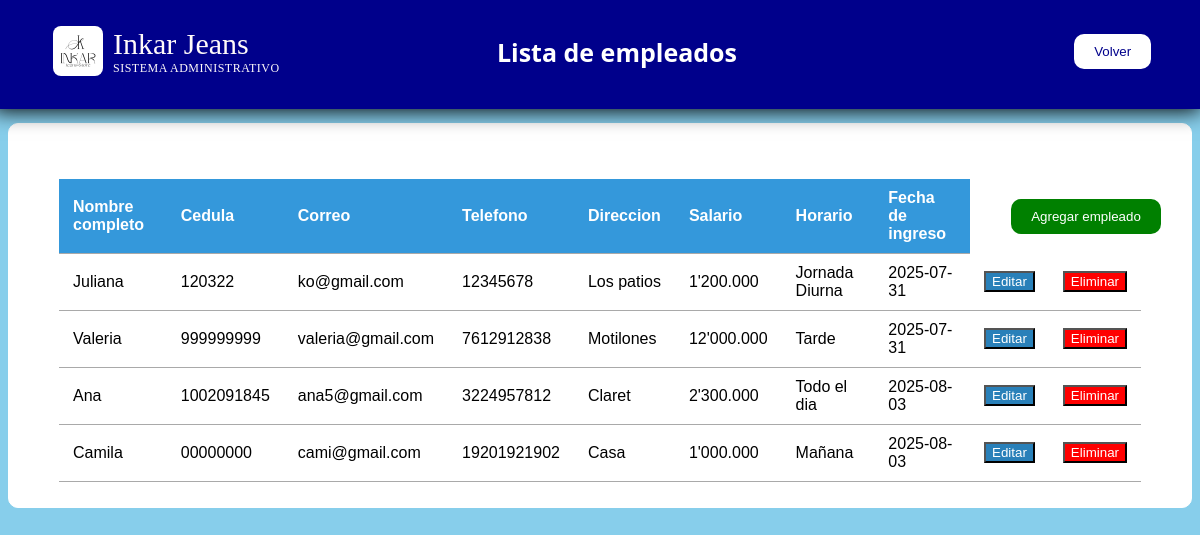
The app's page /empleados with its own data.
### app.py (models this page shows)
class Empleado(tablita):
    __tablename__="Empleados"
    id=Column(Integer, primary_key=True)
    nombre=Column(String(50), nullable=False)
    cedula=Column(String(50), nullable=False)
    correo=Column(String(50), nullable=False)
    telefono=Column(String(50), nullable=False)
    direccion=Column(String(50), nullable=False)
    salario=Column(String(50), nullable=False)
    horario=Column(String(50), nullable=False)
    fechaingreso=Column(String(50), default=datetime.now().strftime("%Y-%m-%d"))
    horas_trabajadas = relationship("HorasTrabajadas", back_populates="empleado", cascade="all, delete-orphan")

### app.py (the view)
@app.route('/empleados')
def empleados():
    lista_empleados=session.query(Empleado).all()
    return render_template('empleados.html', empleados=lista_empleados)

### templates/empleados.html (shortened to what this page needs)
<!DOCTYPE html>
<html>
    <head>
        <link rel="stylesheet" href="{{url_for('static', filename='empleados.css')}}">
    </head>
    <body>
        <div class="contenedor">
            <div class="logo">
                <img src="{{url_for('static', filename='imgs/logoInkar.jpg')}}">
                <div class="titu">
                    Inkar Jeans<br>
                    <span>SISTEMA ADMINISTRATIVO</span>
                </div>
            </div>
            <h2 class="texnav">Lista de empleados</h2>
            <a href="{{url_for('administracion')}}"><button class="botonvolver">Volver</button></a>
        </div>
        <section class="panel">
            <a href="{{url_for('agregar_empleado')}}"><button class="agregaremple">Agregar empleado</button></a>
            <table>
                <thead>
                    <tr>
                        <th>Nombre completo</th>
                        <th>Cedula</th>
                        <th>Correo</th>
                        <th>Telefono</th>
                        <th>Direccion</th>
                        <th>Salario</th>
                        <th>Horario</th>
                        <th>Fecha de ingreso</th>
                    </tr>
                </thead>
                <tbody>
                    {% for dato in empleados %}
                    <tr>
                        <td>{{dato.nombre}}</td>
                        <td>{{dato.cedula}}</td>
                        <td>{{dato.correo}}</td>
                        <td>{{dato.telefono}}</td>
                        <td>{{dato.direccion}}</td>
                        <td>{{dato.salario}}</td>
                        <td>{{dato.horario}}</td>
                        <td>{{dato.fechaingreso}}</td>
                        <td>
                            <a href="{{url_for('editar_empleado', id=dato.id)}}"><button>Editar</button></a>
                        </td>
                        <td>
                            <form method="POST" action="{{url_for('eliminar_empleado', id=dato.id)}}" onsubmit="return confirm('¿Seguro que quiere eliminar este empleado?');">
                                <button type="submit">Eliminar</button>
                            </form>
                        </td>
                    </tr>
                    {% endfor %}
                </tbody>
            </table>
        </section>
    </body>
</html>

### static/empleados.css (style rules this page uses)
body { background-color: skyblue; background-repeat: no-repeat; background-size: cover; color: black; }
.contenedor { background-color: darkblue; box-shadow: 0 2px 20px black; padding: 20px 50px; display: flex; justify-content: space-between; align-items: center; position: relative; bottom: 14px; right: 15px; width: 93.6%; }
.panel { background-color: white; border-radius: 10px; box-shadow: 0, 2px 6px rgb(0, 0, 0, 0.1); max-width: 1200px; margin: auto; padding: 5px 50px; border: 1px solid white; font-family: Arial, Helvetica, sans-serif; }
h2 { text-align: center; margin-bottom: 20px; color: white; position: relative; right: 50px; font-size: 30px; }
.logo { display: flex; position: relative; left: 10px; }
.logo img { width: 50px; height: 50px; border-radius: 8px; transition: transform 0.3s ease; }
.logo span { display: block; letter-spacing: 0.5px; color: snow; font-size: 12px; }
.titu { color: snow; position: relative; font-size: 30px; left: 10px; top: 1px }
.texnav { color: white; display: flex; align-items: center; font-family: 'Segoe UI', Tahoma, Geneva, Verdana, sans-serif; font-size: 25px; }
.agregaremple { background-color: green; color: white; border: none; border-radius: 10px; padding: 10px 16px; cursor: pointer; margin-bottom: 15px; padding: 10px 20px; position: relative; left: 88%; top: 70px; }
.botonvolver { background-color: white; color: darkblue; cursor: pointer; border: none; border-radius: 10px; padding: 10px 20px; }
table { width: 100%; border-collapse: collapse; margin-bottom: 20px; }
thead { background-color: #3498db; color: white; }
th, td { padding: 10px 14px; text-align: left; border-bottom: 1px solid darkgray; }
button { background-color: #2980b9; color: white; }
button[type="submit"] { background-color: red; color: white; }

### records on screen
Empleado: nombre "Juliana", cedula "120322", correo "ko@gmail.com", telefono "12345678", direccion "Los patios", salario "1'200.000", horario "Jornada Diurna", fechaingreso "2025-07-31"
Empleado: nombre "Valeria", cedula "999999999", correo "valeria@gmail.com", telefono "7612912838", direccion "Motilones", salario "12'000.000", horario "Tarde", fechaingreso "2025-07-31"
Empleado: nombre "Ana", cedula "1002091845", correo "ana5@gmail.com", telefono "3224957812", direccion "Claret", salario "2'300.000", horario "Todo el dia", fechaingreso "2025-08-03"
Empleado: nombre "Camila", cedula "00000000", correo "cami@gmail.com", telefono "19201921902", direccion "Casa", salario "1'000.000", horario "Mañana", fechaingreso "2025-08-03"
